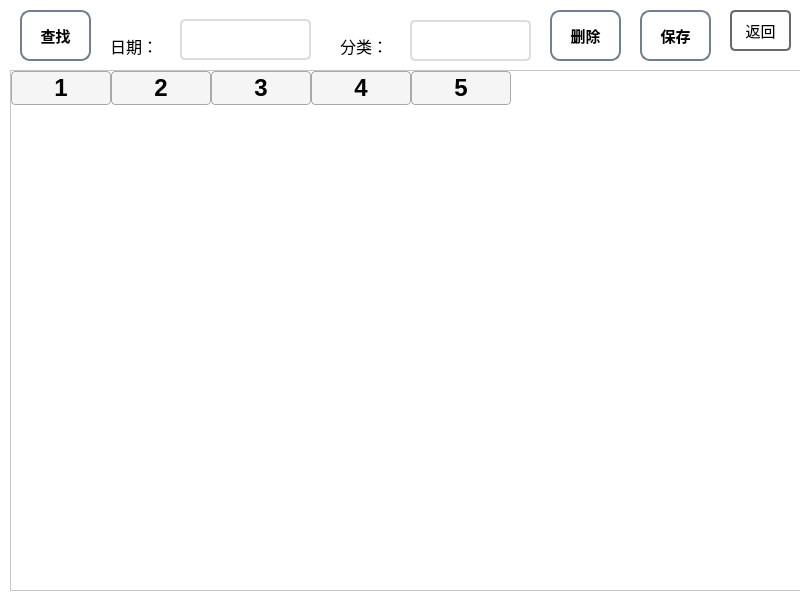
<?xml version="1.0" encoding="UTF-8"?>
<ui version="4.0">
 <class>Bill</class>
 <widget class="QWidget" name="Bill">
  <property name="geometry">
   <rect>
    <x>0</x>
    <y>0</y>
    <width>800</width>
    <height>600</height>
   </rect>
  </property>
  <property name="font">
   <font>
    <pointsize>11</pointsize>
   </font>
  </property>
  <property name="windowTitle">
   <string>账单</string>
  </property>
  <property name="styleSheet">
   <string notr="true">background-color: rgb(255, 255, 255);</string>
  </property>
  <widget class="QPushButton" name="pushButton">
   <property name="geometry">
    <rect>
     <x>730</x>
     <y>10</y>
     <width>61</width>
     <height>41</height>
    </rect>
   </property>
   <property name="font">
    <font>
     <family>微软雅黑</family>
     <pointsize>11</pointsize>
    </font>
   </property>
   <property name="styleSheet">
    <string notr="true">QPushButton{
border: 2px solid #696969;
border-radius: 5px;
}
QPushButton:hover{
background-color: #F5F5F5;
}
QPushButton:pressed{
background-color: #696969;
}</string>
   </property>
   <property name="text">
    <string>返回</string>
   </property>
  </widget>
  <widget class="QTableWidget" name="tableWidget">
   <property name="geometry">
    <rect>
     <x>10</x>
     <y>70</y>
     <width>791</width>
     <height>521</height>
    </rect>
   </property>
   <property name="font">
    <font>
     <pointsize>12</pointsize>
    </font>
   </property>
   <property name="styleSheet">
    <string notr="true">QHeaderView::section {
    background-color:#F5F5F5;
	border: 1px solid #A9A9A9;
	border-radius: 4px;
	font-size: 24px;
    font-weight: bold;
}</string>
   </property>
   <property name="rowCount">
    <number>0</number>
   </property>
   <property name="columnCount">
    <number>5</number>
   </property>
   <column/>
   <column/>
   <column/>
   <column/>
   <column/>
  </widget>
  <widget class="QLabel" name="label_2">
   <property name="geometry">
    <rect>
     <x>110</x>
     <y>30</y>
     <width>61</width>
     <height>31</height>
    </rect>
   </property>
   <property name="font">
    <font>
     <family>微软雅黑</family>
     <pointsize>12</pointsize>
    </font>
   </property>
   <property name="text">
    <string>日期：</string>
   </property>
  </widget>
  <widget class="QLabel" name="label_3">
   <property name="geometry">
    <rect>
     <x>340</x>
     <y>30</y>
     <width>61</width>
     <height>31</height>
    </rect>
   </property>
   <property name="font">
    <font>
     <family>微软雅黑</family>
     <pointsize>12</pointsize>
    </font>
   </property>
   <property name="text">
    <string>分类：</string>
   </property>
  </widget>
  <widget class="QLineEdit" name="lineEdit">
   <property name="geometry">
    <rect>
     <x>410</x>
     <y>20</y>
     <width>121</width>
     <height>41</height>
    </rect>
   </property>
   <property name="styleSheet">
    <string notr="true">QLineEdit{
    border: 2px solid #DCDCDC;
	border-radius: 5px;
}
QLineEdit:hover{
    border-bottom: 3px solid #708090;
    }
QLineEdit:focus{
    border-bottom: 3px solid #708090;
    }</string>
   </property>
  </widget>
  <widget class="QPushButton" name="pushButton_2">
   <property name="geometry">
    <rect>
     <x>20</x>
     <y>10</y>
     <width>71</width>
     <height>51</height>
    </rect>
   </property>
   <property name="font">
    <font>
     <family>微软雅黑</family>
     <pointsize>11</pointsize>
     <weight>75</weight>
     <bold>true</bold>
    </font>
   </property>
   <property name="styleSheet">
    <string notr="true">QPushButton{
border: 2px solid #708090;
border-radius: 10px;
}
QPushButton:hover{
background-color: #F5F5F5;
}
QPushButton:pressed{
background-color: #708090;
}
</string>
   </property>
   <property name="text">
    <string>查找</string>
   </property>
  </widget>
  <widget class="QPushButton" name="pushButton_3">
   <property name="geometry">
    <rect>
     <x>640</x>
     <y>10</y>
     <width>71</width>
     <height>51</height>
    </rect>
   </property>
   <property name="font">
    <font>
     <family>微软雅黑</family>
     <pointsize>11</pointsize>
     <weight>75</weight>
     <bold>true</bold>
    </font>
   </property>
   <property name="styleSheet">
    <string notr="true">QPushButton{
border: 2px solid #708090;
border-radius: 10px;
}
QPushButton:hover{
background-color: #F5F5F5;
}
QPushButton:pressed{
background-color: #708090;
}</string>
   </property>
   <property name="text">
    <string>保存</string>
   </property>
  </widget>
  <widget class="QPushButton" name="pushButton_4">
   <property name="geometry">
    <rect>
     <x>550</x>
     <y>10</y>
     <width>71</width>
     <height>51</height>
    </rect>
   </property>
   <property name="font">
    <font>
     <family>微软雅黑</family>
     <pointsize>11</pointsize>
     <weight>75</weight>
     <bold>true</bold>
    </font>
   </property>
   <property name="styleSheet">
    <string notr="true">QPushButton{
border: 2px solid #708090;
border-radius: 10px;
}
QPushButton:hover{
background-color: #F5F5F5;
}
QPushButton:pressed{
background-color: #708090;
}</string>
   </property>
   <property name="text">
    <string>删除</string>
   </property>
  </widget>
  <widget class="QLineEdit" name="lineEdit_2">
   <property name="geometry">
    <rect>
     <x>180</x>
     <y>19</y>
     <width>131</width>
     <height>41</height>
    </rect>
   </property>
   <property name="styleSheet">
    <string notr="true">QLineEdit{
    border: 2px solid #DCDCDC;
	border-radius: 5px;
}
QLineEdit:hover{
    border-bottom: 3px solid #708090;
    }
QLineEdit:focus{
    border-bottom: 3px solid #708090;
    }</string>
   </property>
  </widget>
 </widget>
 <resources/>
 <connections/>
</ui>
